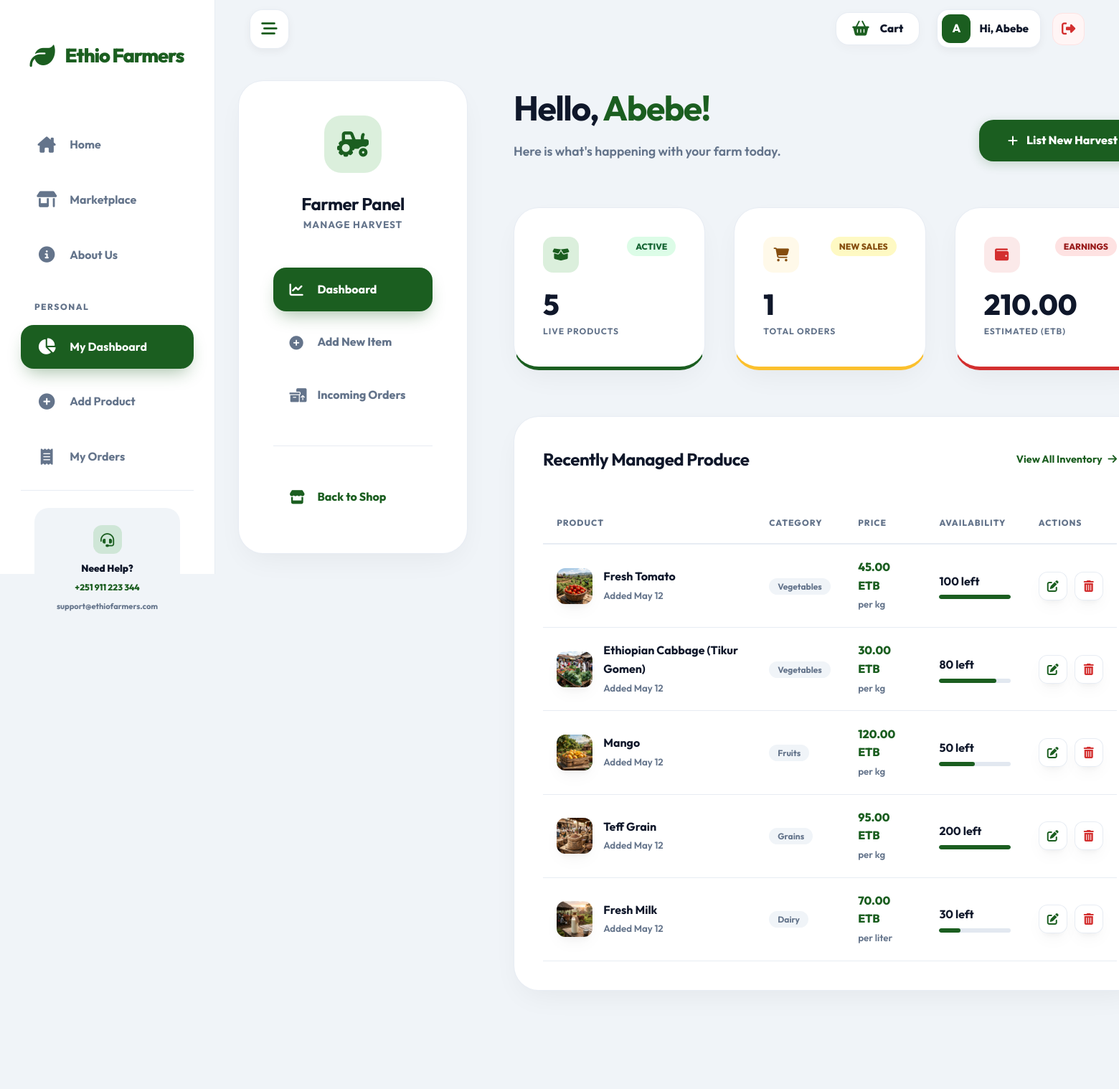
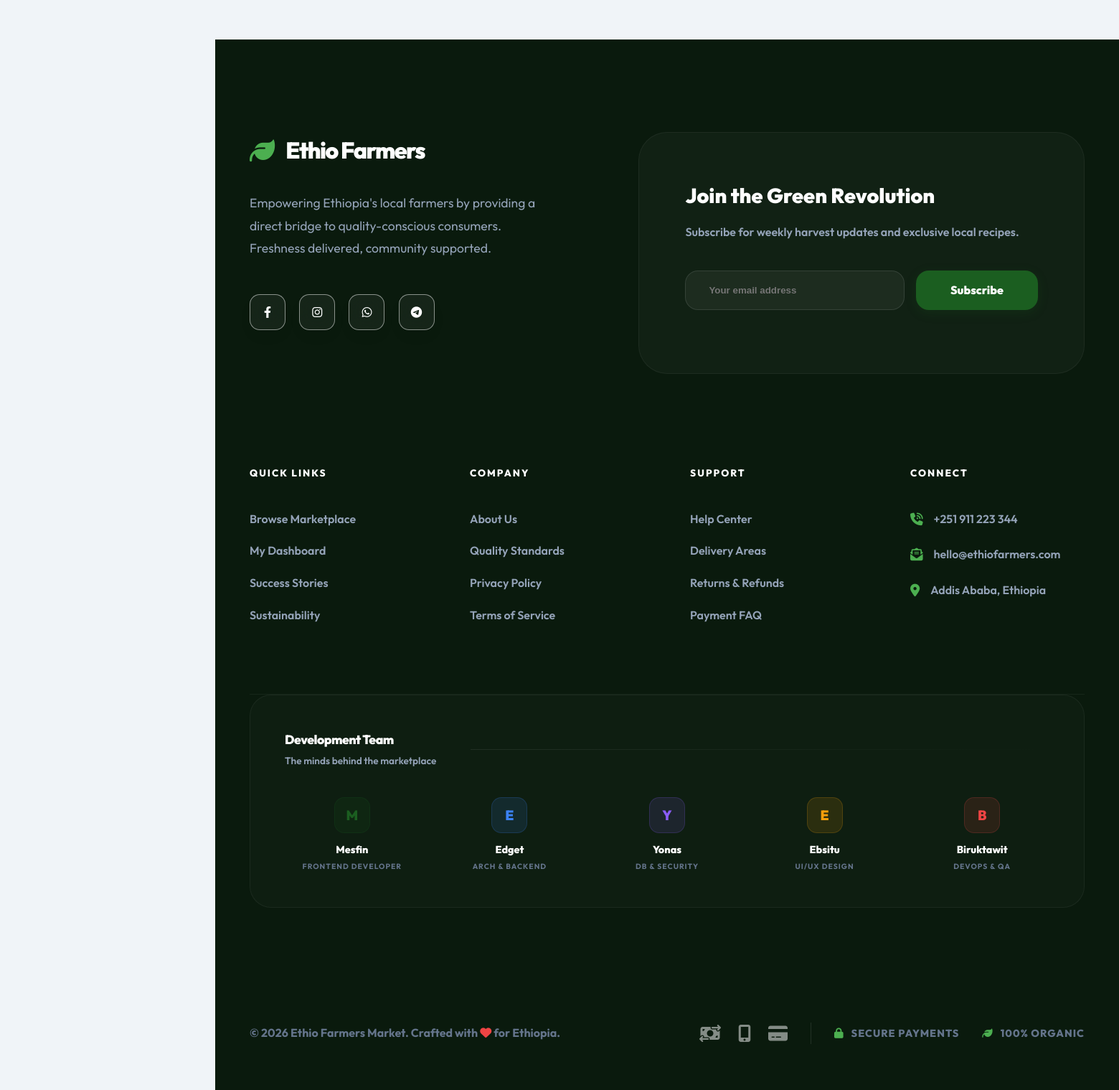
Page /farmer/dashboard.php (signed in) on the committed database (2 pictures, top to bottom).
### tables this page shows
CREATE TABLE IF NOT EXISTS products (
    id INT AUTO_INCREMENT PRIMARY KEY,
    farmer_id INT NOT NULL,
    category_id INT NOT NULL,
    name VARCHAR(100) NOT NULL,
    price DECIMAL(10,2) NOT NULL,
    stock_quantity INT NOT NULL DEFAULT 0,
    unit VARCHAR(20) DEFAULT 'kg',
    description TEXT,
    image_url VARCHAR(255),
    status ENUM('active','out_of_stock') DEFAULT 'active',
    created_at TIMESTAMP DEFAULT CURRENT_TIMESTAMP,
    FOREIGN KEY (farmer_id) REFERENCES users(id) ON DELETE CASCADE,
    FOREIGN KEY (category_id) REFERENCES categories(id)
);

CREATE TABLE IF NOT EXISTS categories (
    id INT AUTO_INCREMENT PRIMARY KEY,
    name VARCHAR(50) UNIQUE NOT NULL
);

### includes/functions.php (called while the page is built, shortened)
<?php
function formatCurrency(float|int $amount): string
{
    return number_format($amount, 2) . " ETB";
}

### public/farmer/dashboard.php (the view, shortened to what this page needs)
<?php
require_once __DIR__ . '/../../config/database.php';
require_once __DIR__ . '/../../includes/functions.php';
$farmer_id = $_SESSION['user_id'];
$product_count = $pdo->prepare("SELECT COUNT(*) FROM products WHERE farmer_id = ?");
$product_count->execute([$farmer_id]);
$total_products = $product_count->fetchColumn();
$order_count = $pdo->prepare("SELECT COUNT(DISTINCT oi.order_id)
                              FROM order_items oi
                              JOIN products p ON oi.product_id = p.id
                              WHERE p.farmer_id = ?");
$order_count->execute([$farmer_id]);
$total_orders = $order_count->fetchColumn();
$stmt = $pdo->prepare("SELECT p.*, c.name as cat_name FROM products p JOIN categories c ON p.category_id = c.id WHERE p.farmer_id = ? ORDER BY p.created_at DESC LIMIT 5");
$stmt->execute([$farmer_id]);
$products = $stmt->fetchAll();
require_once __DIR__ . '/../../includes/header.php';
?>
<div style="display: grid; grid-template-columns: 320px 1fr; gap: 4rem; align-items: start;" class="animate-fade-up">
    <aside class="premium-card" style="padding: 3rem; position: sticky; top: 110px; border-radius: 35px;">
        <div style="text-align: center; margin-bottom: 3rem;">
            <div style="width: 80px; height: 80px; background: var(--primary-glow); color: var(--primary); border-radius: 24px; display: flex; align-items: center; justify-content: center; font-size: 2.2rem; margin: 0 auto 1.5rem;" class="floating">
                <i class="fas fa-tractor"></i>
            </div>
            <h3 style="font-size: 1.5rem; letter-spacing: -0.5px;">Farmer Panel</h3>
            <p style="font-size: 0.85rem; color: var(--text-muted); font-weight: 700; text-transform: uppercase; letter-spacing: 1px;">Manage Harvest</p>
        </div>
        <ul style="list-style: none; padding: 0;">
            <li style="margin-bottom: 0.8rem;">
                <a href="dashboard.php" style="display: flex; align-items: center; gap: 15px; padding: 1.1rem 1.4rem; border-radius: 18px; font-weight: 750; text-decoration: none; color: var(--white); background: var(--primary); box-shadow: 0 12px 24px -8px rgba(27, 94, 32, 0.4);">
                    <i class="fas fa-chart-line" style="width: 24px; font-size: 1.2rem;"></i> Dashboard
                </a>
            </li>
            <li style="margin-bottom: 0.8rem;">
                <a href="add_product.php" style="display: flex; align-items: center; gap: 15px; padding: 1.1rem 1.4rem; border-radius: 18px; font-weight: 750; text-decoration: none; color: var(--text-muted); transition: var(--transition);" onmouseover="this.style.background='var(--bg-main)'" onmouseout="this.style.background='transparent'">
                    <i class="fas fa-plus-circle" style="width: 24px; font-size: 1.2rem;"></i> Add New Item
                </a>
            </li>
            <li style="margin-bottom: 0.8rem;">
                <a href="orders.php" style="display: flex; align-items: center; gap: 15px; padding: 1.1rem 1.4rem; border-radius: 18px; font-weight: 750; text-decoration: none; color: var(--text-muted); transition: var(--transition);" onmouseover="this.style.background='var(--bg-main)'" onmouseout="this.style.background='transparent'">
                    <i class="fas fa-boxes-packing" style="width: 24px; font-size: 1.2rem;"></i> Incoming Orders
                </a>
            </li>
            <li style="margin-top: 2.5rem; border-top: 1px solid var(--border-light); padding-top: 2.5rem;">
                <a href="../index.php" style="display: flex; align-items: center; gap: 15px; padding: 1.1rem 1.4rem; border-radius: 18px; font-weight: 750; text-decoration: none; color: var(--primary); transition: var(--transition);" onmouseover="this.style.background='var(--primary-glow)'" onmouseout="this.style.background='transparent'">
                    <i class="fas fa-store" style="width: 24px; font-size: 1.2rem;"></i> Back to Shop
                </a>
            </li>
        </ul>
    </aside>
    <main>
        <div style="display: flex; justify-content: space-between; align-items: flex-end; margin-bottom: 4rem;">
            <div>
                <h1 style="font-size: 3rem; letter-spacing: -1.5px; margin-bottom: 0.5rem;">Hello, <span style="color: var(--primary);"><?php echo explode(' ', $_SESSION['full_name'])[0]; ?>!</span></h1>
                <p style="color: var(--text-muted); font-weight: 600; font-size: 1.1rem;">Here is what's happening with your farm today.</p>
            </div>
            <a href="add_product.php" class="btn btn-primary" style="padding: 1rem 2.5rem; border-radius: 20px;">
                <i class="fas fa-plus"></i> List New Harvest
            </a>
        </div>
        <div style="display: grid; grid-template-columns: repeat(3, 1fr); gap: 2.5rem; margin-bottom: 4rem;">
            <div class="premium-card" style="padding: 2.5rem; border-bottom: 5px solid var(--primary);">
                <div style="display: flex; justify-content: space-between; align-items: flex-start; margin-bottom: 1.5rem;">
                    <div style="width: 50px; height: 50px; background: var(--primary-glow); color: var(--primary); border-radius: 14px; display: flex; align-items: center; justify-content: center; font-size: 1.2rem;">
                        <i class="fas fa-box-open"></i>
                    </div>
                    <span style="font-size: 0.75rem; font-weight: 800; color: #166534; background: #dcfce7; padding: 4px 12px; border-radius: 50px;">ACTIVE</span>
                </div>
                <h2 style="font-size: 2.5rem; font-weight: 800; line-height: 1; margin-bottom: 0.5rem;"><?php echo $total_products; ?></h2>
                <p style="color: var(--text-muted); font-weight: 700; text-transform: uppercase; font-size: 0.75rem; letter-spacing: 1px;">Live Products</p>
            </div>
            <div class="premium-card" style="padding: 2.5rem; border-bottom: 5px solid var(--secondary);">
                <div style="display: flex; justify-content: space-between; align-items: flex-start; margin-bottom: 1.5rem;">
                    <div style="width: 50px; height: 50px; background: rgba(251, 192, 45, 0.1); color: #854d0e; border-radius: 14px; display: flex; align-items: center; justify-content: center; font-size: 1.2rem;">
                        <i class="fas fa-shopping-cart"></i>
                    </div>
                    <span style="font-size: 0.75rem; font-weight: 800; color: #854d0e; background: #fef9c3; padding: 4px 12px; border-radius: 50px;">NEW SALES</span>
                </div>
                <h2 style="font-size: 2.5rem; font-weight: 800; line-height: 1; margin-bottom: 0.5rem;"><?php echo $total_orders; ?></h2>
                <p style="color: var(--text-muted); font-weight: 700; text-transform: uppercase; font-size: 0.75rem; letter-spacing: 1px;">Total Orders</p>
            </div>
            <div class="premium-card" style="padding: 2.5rem; border-bottom: 5px solid var(--accent);">
                <div style="display: flex; justify-content: space-between; align-items: flex-start; margin-bottom: 1.5rem;">
                    <div style="width: 50px; height: 50px; background: rgba(211, 47, 47, 0.1); color: var(--accent); border-radius: 14px; display: flex; align-items: center; justify-content: center; font-size: 1.2rem;">
                        <i class="fas fa-wallet"></i>
                    </div>
                    <span style="font-size: 0.75rem; font-weight: 800; color: #991b1b; background: #fee2e2; padding: 4px 12px; border-radius: 50px;">EARNINGS</span>
                </div>
                <?php
                $earnings_stmt = $pdo->prepare("SELECT SUM(oi.quantity * oi.price_at_purchase)
                                                FROM order_items oi
                                                JOIN products p ON oi.product_id = p.id
                                                WHERE p.farmer_id = ?");
                $earnings_stmt->execute([$farmer_id]);
                $total_earnings = $earnings_stmt->fetchColumn() ?: 0;
                ?>
                <h2 style="font-size: 2.5rem; font-weight: 800; line-height: 1; margin-bottom: 0.5rem;"><?php echo number_format($total_earnings, 2); ?></h2>
                <p style="color: var(--text-muted); font-weight: 700; text-transform: uppercase; font-size: 0.75rem; letter-spacing: 1px;">Estimated (ETB)</p>
            </div>
        </div>
        <div class="premium-card" style="padding: 2.5rem;">
            <div style="display: flex; justify-content: space-between; align-items: center; margin-bottom: 2.5rem;">
                <h3 style="font-size: 1.5rem; letter-spacing: -0.5px;">Recently Managed Produce</h3>
                <a href="#" style="color: var(--primary); font-weight: 700; font-size: 0.9rem;">View All Inventory <i class="fas fa-arrow-right" style="margin-left: 5px;"></i></a>
            </div>
            <div style="overflow-x: auto;">
                <table style="width: 100%; border-collapse: collapse; min-width: 800px;">
                    <thead>
                        <tr style="text-align: left; border-bottom: 2px solid var(--border-light); color: var(--text-muted);">
                            <th style="padding: 1.2rem; font-weight: 800; font-size: 0.75rem; text-transform: uppercase; letter-spacing: 1px;">Product</th>
                            <th style="padding: 1.2rem; font-weight: 800; font-size: 0.75rem; text-transform: uppercase; letter-spacing: 1px;">Category</th>
                            <th style="padding: 1.2rem; font-weight: 800; font-size: 0.75rem; text-transform: uppercase; letter-spacing: 1px;">Price</th>
                            <th style="padding: 1.2rem; font-weight: 800; font-size: 0.75rem; text-transform: uppercase; letter-spacing: 1px;">Availability</th>
                            <th style="padding: 1.2rem; font-weight: 800; font-size: 0.75rem; text-transform: uppercase; letter-spacing: 1px;">Actions</th>
                        </tr>
                    </thead>
                    <tbody>
                        <?php if (empty($products)): ?>
                            <tr><td colspan="5" style="padding: 4rem; text-align: center; color: var(--text-muted); font-weight: 600;">You haven't listed any produce yet.</td></tr>
                        <?php else: ?>
                            <?php foreach ($products as $p): ?>
                                <tr style="border-bottom: 1px solid var(--border-light); transition: var(--transition);" onmouseover="this.style.background='#fbfcfe'" onmouseout="this.style.background='transparent'">
                                    <td style="padding: 1.2rem;">
                                        <div style="display: flex; align-items: center; gap: 15px;">
                                            <img src="<?php echo htmlspecialchars($p['image_url'] ?: 'https://images.unsplash.com/photo-1592924357228-91a4daadcfea?w=100'); ?>"
                                                 style="width: 50px; height: 50px; border-radius: 12px; object-fit: cover; box-shadow: var(--shadow-soft);">
                                            <div>
                                                <div style="font-weight: 700; color: var(--text-main);"><?php echo htmlspecialchars($p['name']); ?></div>
                                                <small style="color: var(--text-muted); font-weight: 600;">Added <?php echo date('M d', strtotime($p['created_at'])); ?></small>
                                            </div>
                                        </div>
                                    </td>
                                    <td style="padding: 1.2rem;">
                                        <span style="background: var(--bg-main); color: var(--text-muted); padding: 4px 12px; border-radius: 50px; font-size: 0.75rem; font-weight: 700;"><?php echo htmlspecialchars($p['cat_name']); ?></span>
                                    </td>
                                    <td style="padding: 1.2rem;">
                                        <div style="font-weight: 800; color: var(--primary);"><?php echo formatCurrency($p['price']); ?></div>
                                        <small style="color: var(--text-muted); font-weight: 600;">per <?php echo htmlspecialchars($p['unit']); ?></small>
                                    </td>
                                    <td style="padding: 1.2rem;">
                                        <div style="font-weight: 700; color: var(--text-main);"><?php echo $p['stock_quantity']; ?> left</div>
                                        <div style="width: 100px; height: 6px; background: #e2e8f0; border-radius: 10px; margin-top: 6px; overflow: hidden;">
                                            <div style="width: <?php echo min(100, $p['stock_quantity']); ?>%; height: 100%; background: var(--primary); border-radius: 10px;"></div>
                                        </div>
                                    </td>
                                    <td style="padding: 1.2rem;">
                                        <div style="display: flex; gap: 10px;">
                                            <a href="edit-product.php?id=<?php echo $p['id']; ?>" class="btn glass" style="width: 40px; height: 40px; padding: 0; border-radius: 12px; border: 1.5px solid var(--border-light); color: var(--primary); display: flex; align-items: center; justify-content: center; text-decoration: none;">
                                                <i class="fas fa-pen-to-square"></i>
                                            </a>
                                            <a href="delete-product.php?id=<?php echo $p['id']; ?>" class="btn glass"
                                               style="width: 40px; height: 40px; padding: 0; border-radius: 12px; border: 1.5px solid var(--border-light); color: var(--accent); display: flex; align-items: center; justify-content: center; text-decoration: none;"
                                               onclick="return confirm('Are you sure you want to delete this harvest listing?')">
                                                <i class="fas fa-trash-can"></i>
                                            </a>
                                        </div>
                                    </td>
                                </tr>
                            <?php endforeach; ?>
                        <?php endif; ?>
                    </tbody>
                </table>
            </div>
        </div>
    </main>
</div>
<?php require_once __DIR__ . '/../../includes/footer.php'; ?>

### rows in the picture
products: image_url (picture), name "Fresh Tomato", created_at "May 12", category.name "Vegetables", price "45.00 ETB", unit "kg", stock_quantity "100"
products: image_url (picture), name "Ethiopian Cabbage (Tikur Gomen)", created_at "May 12", category.name "Vegetables", price "30.00 ETB", unit "kg", stock_quantity "80"
products: image_url (picture), name "Mango", created_at "May 12", category.name "Fruits", price "120.00 ETB", unit "kg", stock_quantity "50"
products: image_url (picture), name "Teff Grain", created_at "May 12", category.name "Grains", price "95.00 ETB", unit "kg", stock_quantity "200", $p['id'] 4 (drawn)
products: image_url (picture), name "Fresh Milk", created_at "May 12", category.name "Dairy", price "70.00 ETB", unit "liter", stock_quantity "30"

### other values in the picture
substr($_SESSION['full_name'], 0, 1) "A"
explode(' ', $_SESSION['full_name'])[0] "Abebe"
$total_products "5"
$total_orders "1"
$total_earnings "210.00"
substr($member['name'], 0, 1) "M"
$member['name'] "Mesfin"
$member['role'] "FRONTEND DEVELOPER"
substr($member['name'], 0, 1) "E"
$member['name'] "Edget"
$member['role'] "ARCH & BACKEND"
substr($member['name'], 0, 1) "Y"
$member['name'] "Yonas"
$member['role'] "DB & SECURITY"
$member['name'] "Ebsitu"
